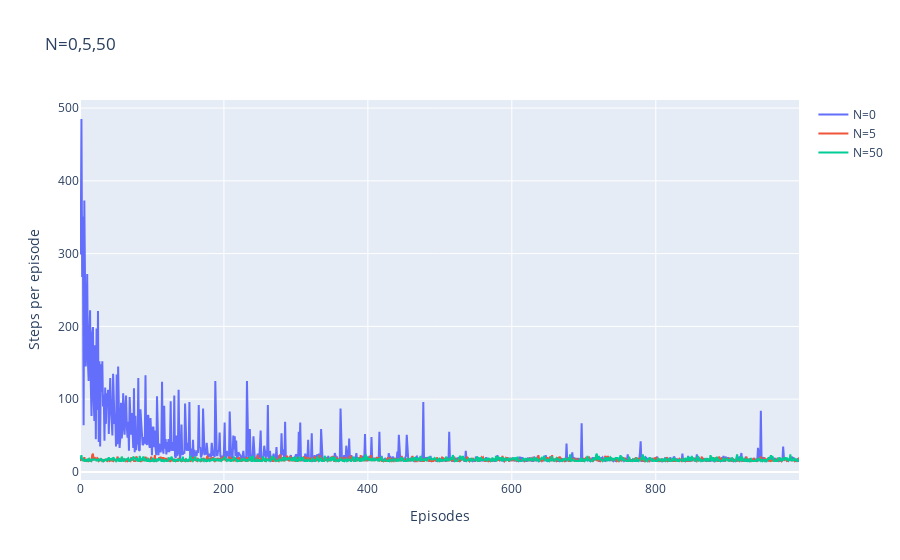

The cell this chart's notebook holds for it:
### Code cell
fig = go.Figure()
fig.add_trace(
    go.Scatter(
        x=list(range(1000)),
        y=df["N=0"],
        mode="lines",
        name="N=0",
    )
)
fig.add_trace(
    go.Scatter(
        x=list(range(1000)),
        y=df["N=5"],
        mode="lines",
        name="N=5",
    )
)
fig.add_trace(
    go.Scatter(
        x=list(range(1000)),
        y=df["N=50"],
        mode="lines",
        name="N=50",
    )
)
fig.update_layout(
    title="N=0,5,50",
    xaxis_title="Episodes",
    yaxis_title="Steps per episode",
)
fig.show()

### Figure 1 — Plotly figure (JSON) as saved in the notebook; plotly's stock layout.template omitted (floating-point values rounded to 4 significant figures; data arrays with more than 128 entries replaced by an {"elided": "..."} marker saying what was removed)
{"data": [{"mode": "lines", "name": "N=0", "type": "scatter", "x": {"elided": "1000 int values"}, "y": {"elided": "1000 int values"}}, {"mode": "lines", "name": "N=5", "type": "scatter", "x": {"elided": "1000 int values"}, "y": {"elided": "1000 int values"}}, {"mode": "lines", "name": "N=50", "type": "scatter", "x": {"elided": "1000 int values"}, "y": {"elided": "1000 int values"}}], "layout": {"title": {"text": "N=0,5,50"}, "xaxis": {"title": {"text": "Episodes"}}, "yaxis": {"title": {"text": "Steps per episode"}}}}
